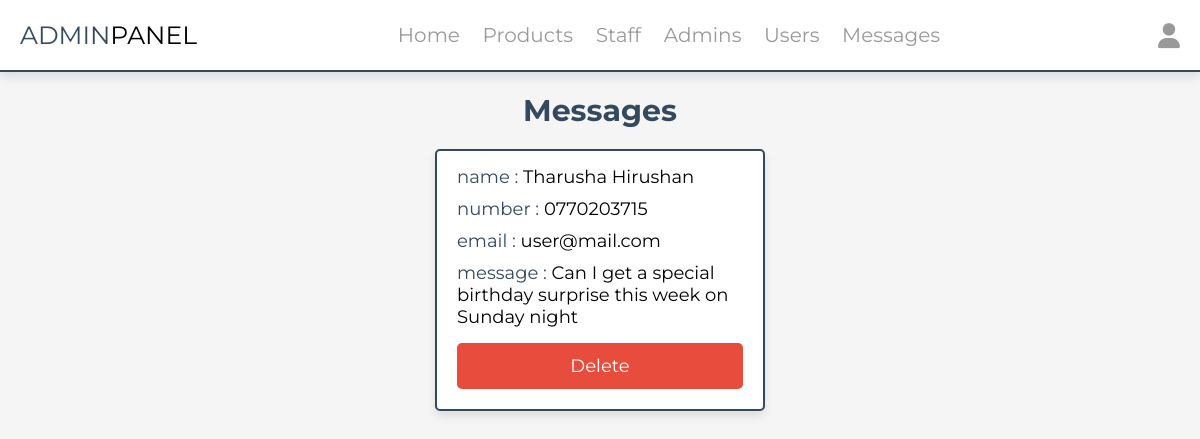
/admin/messages.php (signed in), run on the app's committed database.
### tables this page shows
CREATE TABLE `messages` (
  `id` int(100) NOT NULL,
  `user_id` int(100) NOT NULL,
  `name` varchar(100) NOT NULL,
  `email` varchar(100) NOT NULL,
  `number` varchar(12) NOT NULL,
  `message` varchar(500) NOT NULL
);

### admin/messages.php (the view, shortened to what this page needs)
<?php
include '../components/connect.php';
?>
<!DOCTYPE html>
<html lang="en">
<head>
   <link rel="stylesheet" href="https://cdnjs.cloudflare.com/ajax/libs/font-awesome/6.1.1/css/all.min.css">
   <link rel="stylesheet" href="../css/admin_style.css">
</head>
<body>
<?php include '../components/admin_header.php' ?>
<section class="messages">
   <h1 class="heading">messages</h1>
   <div class="box-container">
   <?php
      $select_messages = $conn->prepare("SELECT * FROM `messages`");
      $select_messages->execute();
      if($select_messages->rowCount() > 0){
         while($fetch_messages = $select_messages->fetch(PDO::FETCH_ASSOC)){
   ?>
   <div class="box">
      <p> name : <span><?= $fetch_messages['name']; ?></span> </p>
      <p> number : <span><?= $fetch_messages['number']; ?></span> </p>
      <p> email : <span><?= $fetch_messages['email']; ?></span> </p>
      <p> message : <span><?= $fetch_messages['message']; ?></span> </p>
      <a href="messages.php?delete=<?= $fetch_messages['id']; ?>" class="delete-btn" onclick="return confirm('delete this message?');">delete</a>
   </div>
   <?php
         }
      }else{
         echo '<p class="empty">you have no messages</p>';
      }
   ?>
   </div>
</section>
</body>
</html>

### css/admin_style.css (style rules this page uses)
:root { --main-color:#000000; --red:#e74c3c; --orange:#f39c12; --black:#34495e; --white:#fff; --light-bg:#f5f5f5; --light-color:#999; --border:.2rem solid var(--black); --box-shadow:0 .5rem 1rem rgba(0,0,0,.1); }
* { font-family: 'Montserrat', sans-serif; margin:0; padding:0; box-sizing: border-box; text-decoration: none; outline: none; border:none; }
html { font-size: 62.5%; overflow-x: hidden; }
body { background-color: var(--light-bg); }
section { max-width: 1200px; margin:0 auto; padding:2rem; }
.btn, .delete-btn, .option-btn { display: block; margin-top: 1rem; border-radius: .5rem; cursor: pointer; width: 100%; font-size: 1.8rem; color:var(--white); padding:1.2rem 3rem; text-transform: capitalize; text-align: center; }
.delete-btn { background-color: var(--red); }
.heading { text-align: center; margin-bottom: 2rem; text-transform: capitalize; color:var(--black); font-size: 3rem; }
.messages .box-container { display: grid; grid-template-columns: repeat(auto-fit, 33rem); gap:1.5rem; justify-content: center; align-items: flex-start; }
.messages .box-container .box { background-color: var(--white); border-radius: .5rem; box-shadow: var(--box-shadow); border:var(--border); padding:2rem; padding-top: 1rem; }
.messages .box-container .box p { padding: .5rem 0; font-size: 1.8rem; color:var(--black); }
.messages .box-container .box p span { color:var(--main-color); }

### data on the page
messages: name "Tharusha Hirushan", number "0770203715", email "user@mail.com", message "Can I get a special birthday surprise this week on Sunday night"
